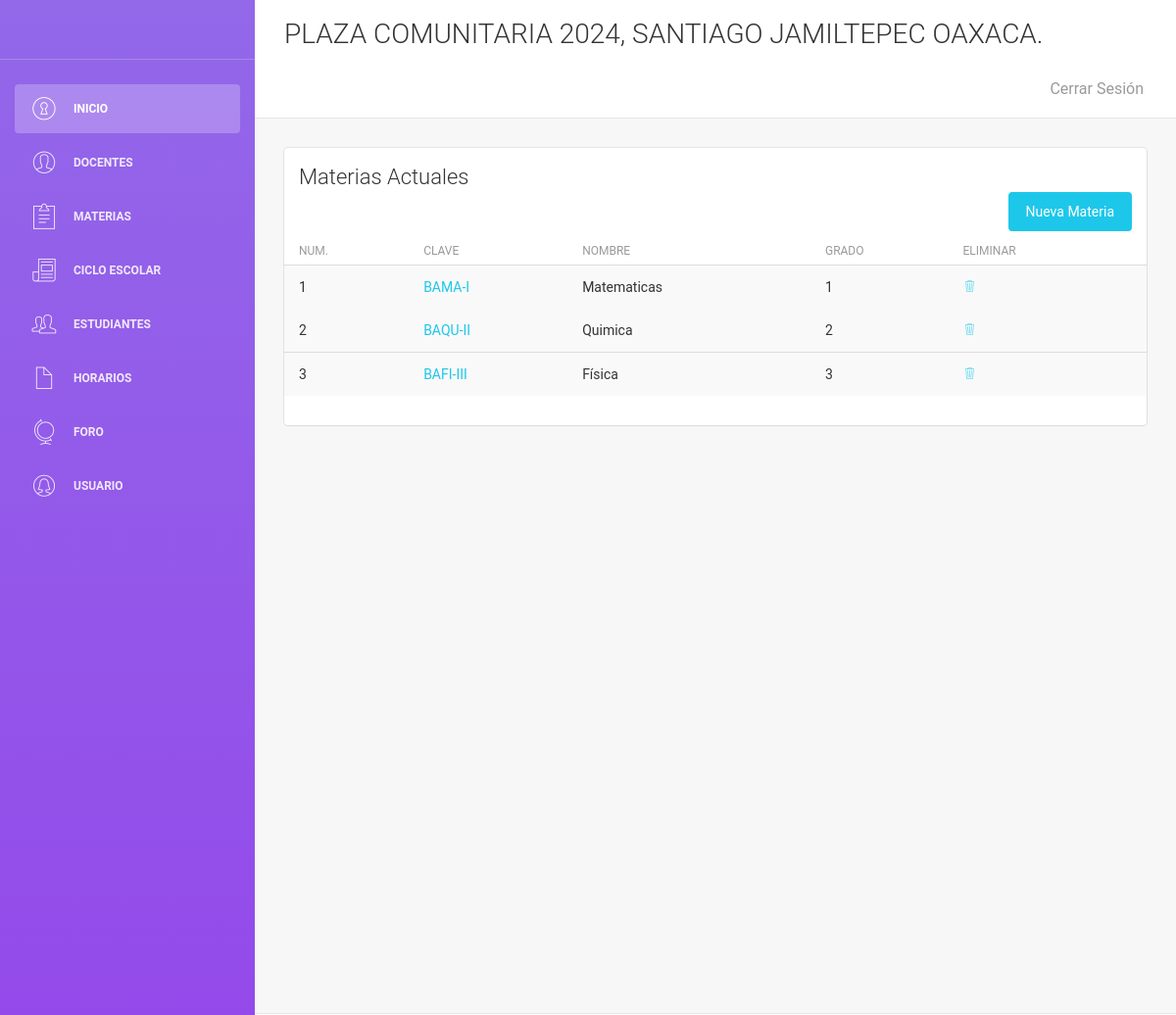
The app's page /vistas/materias/ver-m.php with its own data.
### tables this page shows
CREATE TABLE `materia` (
  `id` int(11) NOT NULL,
  `clave` varchar(15) DEFAULT NULL,
  `nombre` varchar(45) DEFAULT NULL,
  `grado` char(1) DEFAULT NULL
);

### vistas/materias/ver-m.php (the view, shortened to what this page needs)
<?php
include '../../control/conexion.php';
$traer_doc = "SELECT * FROM `materia`";
$ejecutar = $conexion->query($traer_doc);
require_once '../plantillas/encabezado.php';
?>
        <div class="content">
            <div class="container-fluid">
                <div class="row">
                    <div class="col-md-12">
                        <div class="card">
                            <div class="header">
                                <h4 class="title">Materias Actuales</h4>
                                <a href="alta-m.php"class="btn btn-info btn-fill pull-right">Nueva Materia</a>
                            </div>
                            <div class="content table-responsive table-full-width">
                                <table class="table table-hover table-striped">
                                    <thead>
                                    <th>Num.</th>
                                    <th>Clave</th>
                                    <th>Nombre</th>
                                    <th>Grado</th>
                                    <th>Eliminar</th>
                                    </thead>
                                    <tbody>
                                    <?php $i = 0;
                                    while ($datos = $ejecutar->fetch_assoc()) {
                                        $id = $datos['id'];
                                        echo "<tr>";
                                        echo "<td>". $i += 1 ."</td>";
                                        echo "<td> <a href='editar-m.php?id=$id'>". $datos['clave']."</a></td>";
                                        echo "<td>". $datos['nombre']."</td>";
                                        echo "<td>". $datos['grado'] ."</td>";
                                        echo "<td><a href='../../control/materiaCtrl/eliminar-m.php?id=$id'  onclick='return confirm(\"¿Eliminar?\");'
                                                   <i class='pe-7s-trash ' ></i></a></td>";
                                        echo "<tr>";
                                    }
                                    ?>
                                    </tbody>
                                </table>
                            </div>
                        </div>
                    </div>
                </div>
            </div>
        </div>
<?php require_once '../plantillas/footer.php';

### records on screen
materia: i "1", clave "BAMA-I", nombre "Matematicas", grado "1"
materia: i "2", clave "BAQU-II", nombre "Quimica", grado "2"
materia: i "3", clave "BAFI-III", nombre "Física", grado "3"
